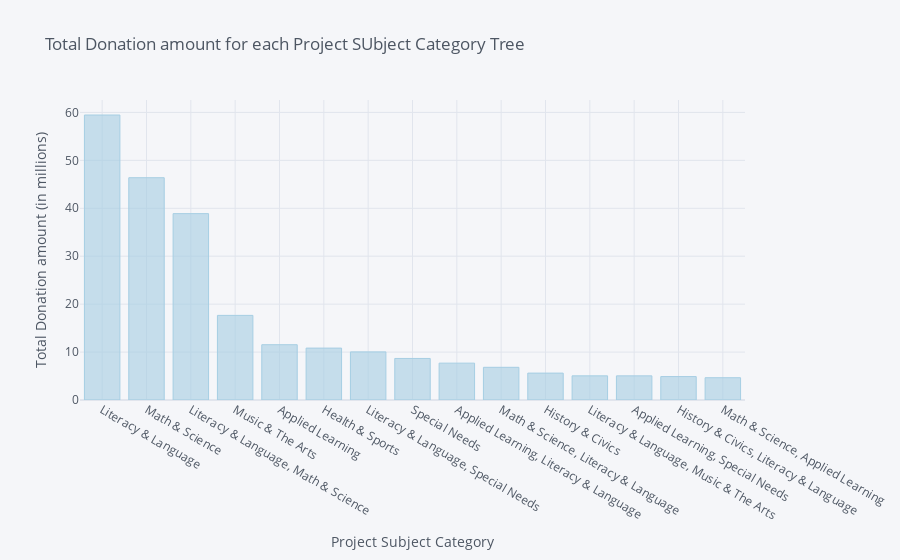

The notebook cell this image was saved under:
### Code cell
s9 = s8/1000000
s9.iplot(kind="bar" , xTitle='Project Subject Category' , yTitle='Total Donation amount (in millions)', title='Total Donation amount for each Project SUbject Category Tree' , colorscale='paired')

### Figure 1 — Plotly figure (JSON) as saved in the notebook; plotly's stock layout.template omitted (floating-point values rounded to 4 significant figures)
{"data": [{"marker": {"color": "rgba(166, 206, 227, 0.6)", "line": {"color": "rgba(166, 206, 227, 1.0)", "width": 1}}, "name": "Donation Amount", "orientation": "v", "text": "", "type": "bar", "x": ["Literacy & Language", "Math & Science", "Literacy & Language, Math & Science", "Music & The Arts", "Applied Learning", "Health & Sports", "Literacy & Language, Special Needs", "Special Needs", "Applied Learning, Literacy & Language", "Math & Science, Literacy & Language", "History & Civics", "Literacy & Language, Music & The Arts", "Applied Learning, Special Needs", "History & Civics, Literacy & Language", "Math & Science, Applied Learning"], "y": [59.46, 46.38, 38.88, 17.65, 11.54, 10.83, 10.04, 8.669, 7.691, 6.82, 5.612, 5.039, 5.036, 4.887, 4.646]}], "layout": {"legend": {"bgcolor": "#F5F6F9", "font": {"color": "#4D5663"}}, "paper_bgcolor": "#F5F6F9", "plot_bgcolor": "#F5F6F9", "title": {"font": {"color": "#4D5663"}, "text": "Total Donation amount for each Project SUbject Category Tree"}, "xaxis": {"gridcolor": "#E1E5ED", "showgrid": true, "tickfont": {"color": "#4D5663"}, "title": {"font": {"color": "#4D5663"}, "text": "Project Subject Category"}, "zerolinecolor": "#E1E5ED"}, "yaxis": {"gridcolor": "#E1E5ED", "showgrid": true, "tickfont": {"color": "#4D5663"}, "title": {"font": {"color": "#4D5663"}, "text": "Total Donation amount (in millions)"}, "zerolinecolor": "#E1E5ED"}}}
